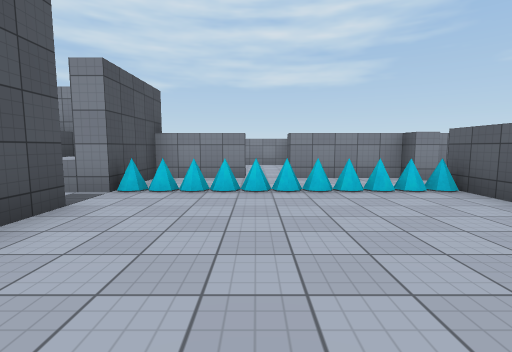
[1] (above)

16 first-person views from a walk through a scene from a Unity 3-D project. The camera is 1.4 m above the floor, tilts 6° down and sees 85° across. The floor is counted in squares, 2 m on a side. Each view is taken from the middle of a square. On the plan, view 1 faces up. The plan holds only what a view shows up to about 9 squares ahead; the rest is blank. The place goes on beyond the plan. The player character is not drawn. Surface patterns are stand-ins for the level's own textures.

[2]
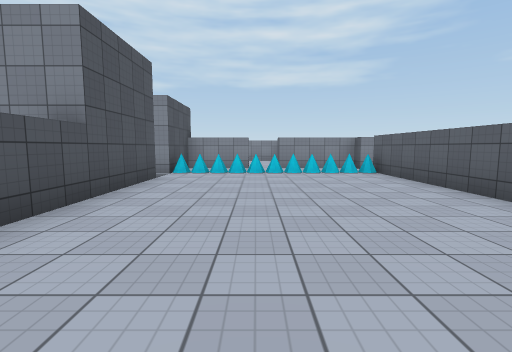

[3]
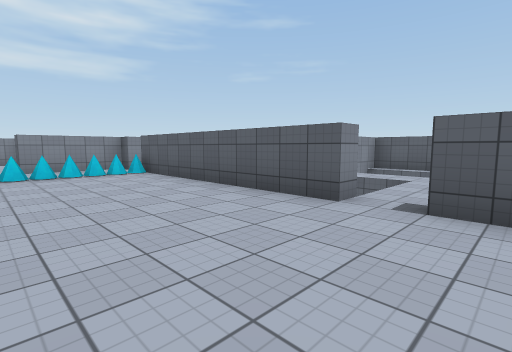

[4]
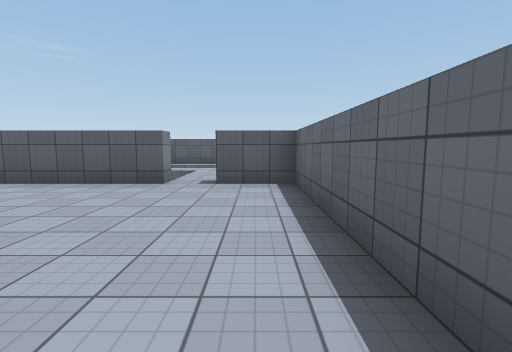

[5]
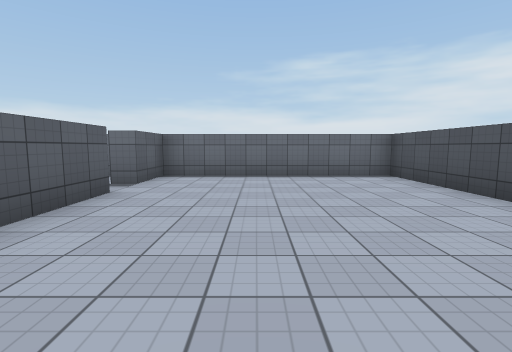

[6]
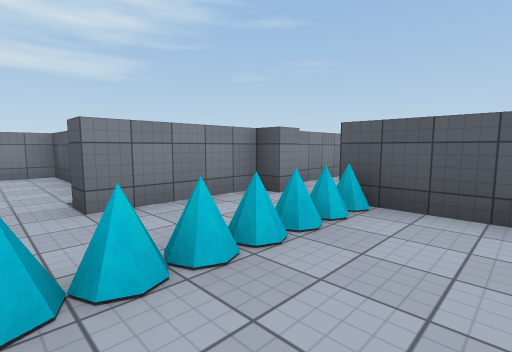

[7]
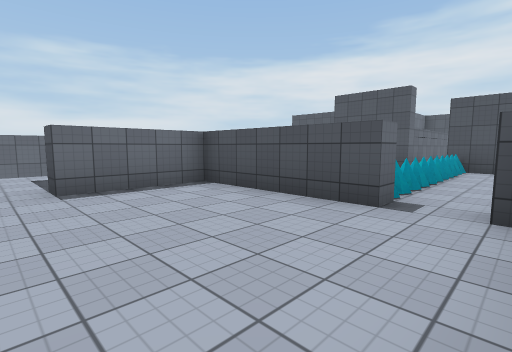

[8]
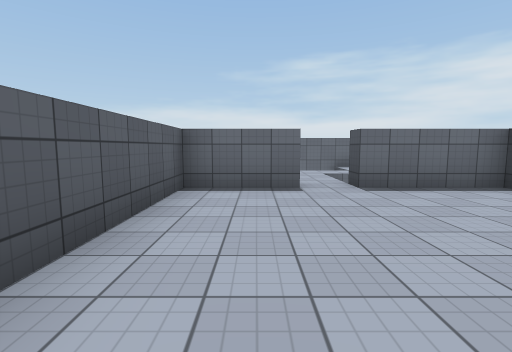

[9]
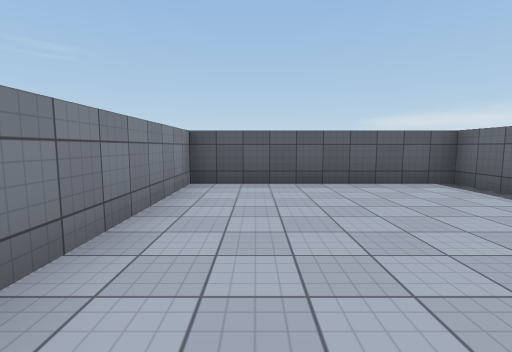

[10]
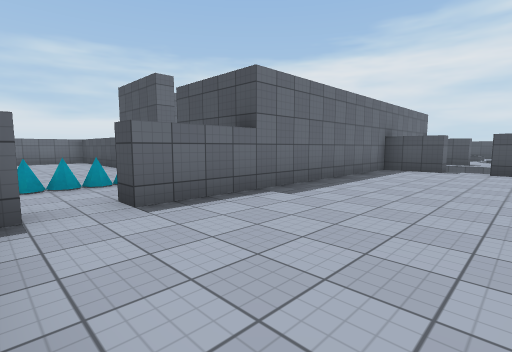

[11]
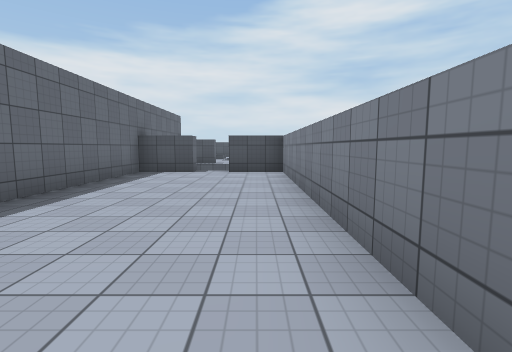

[12]
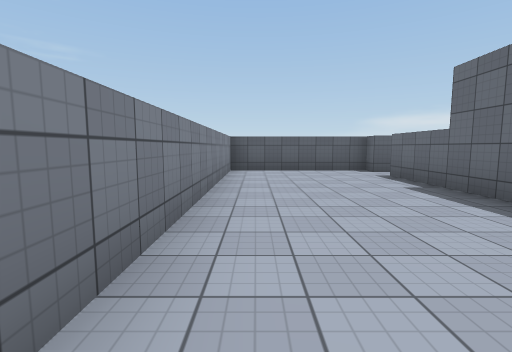

[13]
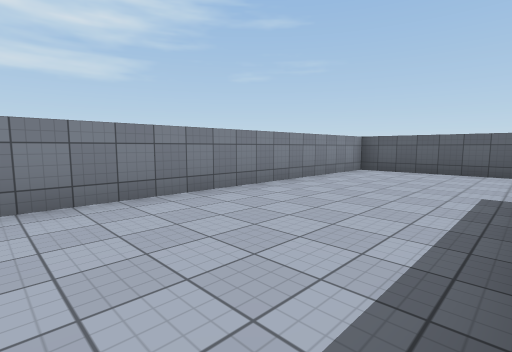

[14]
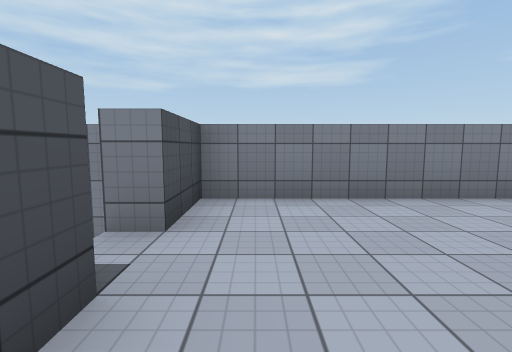

[15]
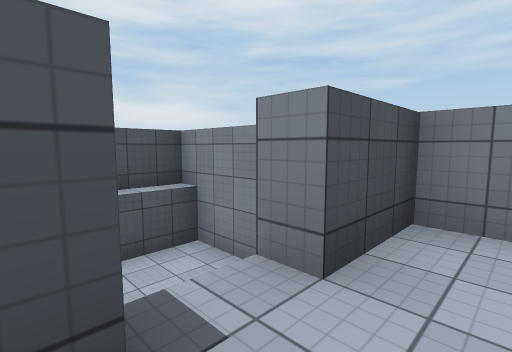

[16]
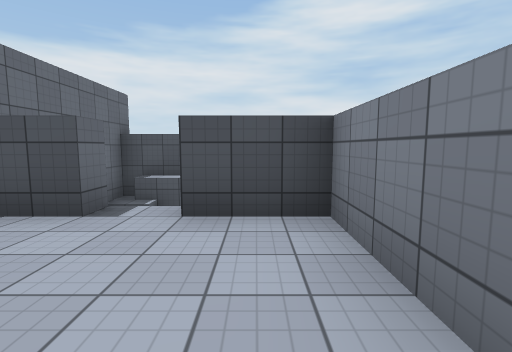

### Floor plan
Ten units are one square. View 1 is at (0, 0); x grows to the right and y downward. Boxes are objects, and circles mark ways between rooms. Rooms are numbered by the first view taken in them; rooms with no view inside come last. Other rooms are left out.
<svg viewBox="-87 -112 184 155">
<path fill="none" stroke="#000" d="M39 13 33 13 33 -48M-22 -33 -22 38 33 38 33 22 38 22M45 38 54 38M-22 -42 -30 -42M71 -13 92 -13 92 -62 40 -62M39 -57 33 -57M33 -48 37 -48 37 -13 62 -13M8 -62 8 -68 13 -68 13 -107 -77 -107 -77 -93 -82 -93M-82 -83 -77 -83 -77 -68 -3 -68 -3 -62M-3 -62 -22 -62 -22 -42M33 -57 33 -62 8 -62M-31 -33 -22 -33"/>
<circle cx="5" cy="-40" r="3" fill="#2a7"/>
<circle cx="40" cy="-50" r="3" fill="#2a7"/>
<circle cx="0" cy="-60" r="3" fill="#2a7"/>
<text x="10" y="0">1</text>
<text x="70" y="-40">2</text>
<text x="-30" y="-90">3</text>
<text x="10" y="-50">4</text>
</svg>
Room 1 opens to room 4. Room 2 opens to room 4. Room 3 opens to room 4.

Where each view was taken, in squares from view 1:
view 1: 0 up, 0 right, facing up
view 2: 3 down, 0 right, facing up
view 3: 3 down, 0 right, facing up-right
view 4: 3 down, 2 left, facing right
view 5: 3 up, 1 right, facing down
view 6: 3 up, 0 right, facing up-right
view 7: 6 up, 7 right, facing down-left
view 8: 6 up, 8 right, facing down
view 9: 5 up, 4 right, facing right
view 10: 10 up, 1 right, facing down-left
view 11: 10 up, 0 right, facing left
view 12: 10 up, 7 left, facing right
view 13: 7 up, 7 left, facing up-right
view 14: 7 up, 7 left, facing up
view 15: 8 up, 7 left, facing up-left
view 16: 10 up, 5 left, facing left
